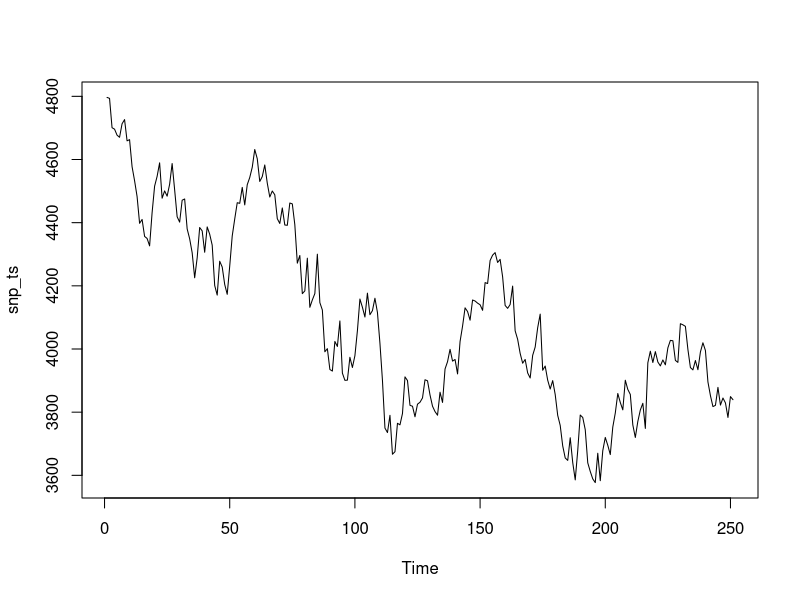
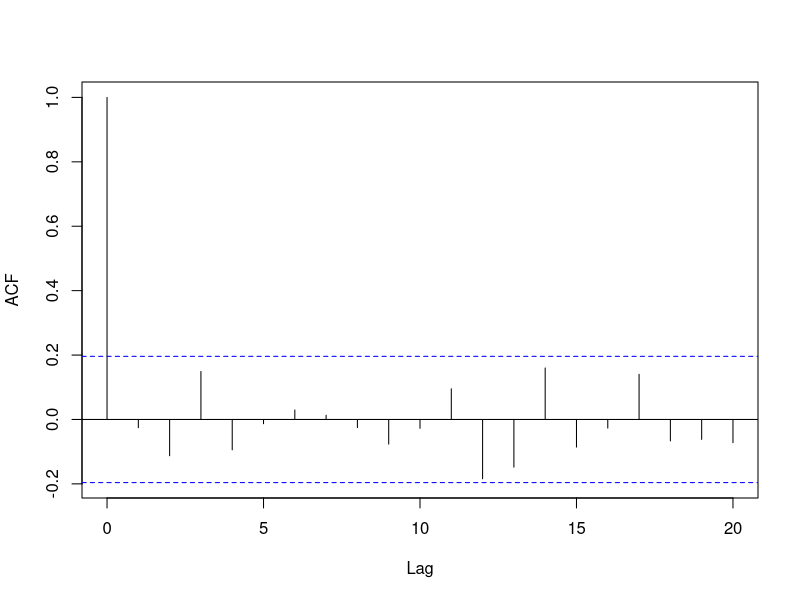

These figures' R source, in order:
## ---- chunk 1
snp <- read.csv("data/SNP500.csv", header=T)
snp_ts <- ts(snp[,6], frequency=1)
plot(snp_ts)
## ---- chunk 2
set.seed(123)
e <- rnorm(100, mean=0, sd=1)
acf(e, main="")
